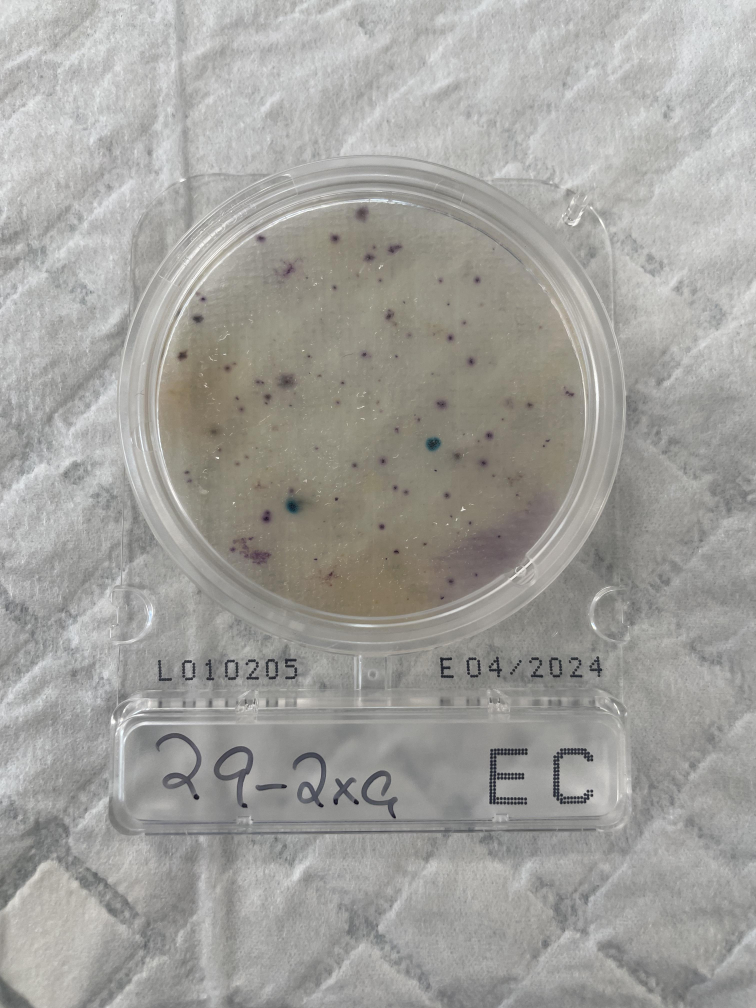
#> input picture COLONY_1.png, 3024 x 4032 px (shown at 1/4 size)
$ python circle.py
#> lines starting #> are read from the running program, lines starting #| are printed output that depends on the picture
import cv2
import numpy as np
from tkinter.filedialog import askopenfilename
import cv2 as cv


def create_circle():
    img = cv.imread(askopenfilename())
    img = cv.resize(img, (700, 900))
    print(f'Pre-crop dimensions: {img.shape}')
    img = img[250:610, 150:510]  ## assumption that all of the imaees are the same size
    img = cv.cvtColor(img, cv.COLOR_BGR2GRAY)
    gray = cv.medianBlur(img,5)
    #img = cv.resize(gray, (700, 900))


    ## creating a roi with cropped image

## detecting circles in picture

    rows = gray.shape[0]
    circles = cv.HoughCircles(img, cv.HOUGH_GRADIENT, 1, rows * 8, param1=100, param2=30, minRadius=0, maxRadius=400)

 ## drawing out the circles
    if circles is not None:
        circles = np.uint16(np.around(circles))
    for i in circles[0, :]:
        center = (i[0], i[1])
        # circle center
        cv.circle(img, center, 1, (0, 100, 100), 3)
        # circle outline
        radius = i[2]
        cv.circle(img, center, radius, (255, 0, 255), 3)
    img_source = 'Source'
    cv.namedWindow(img_source)
    cv.imshow(img_source, img)
    cv.waitKey(0)
    cv.destroyAllWindows()

## scaling issue --> need to make all image size the same

def scale_crop():
    img = cv.imread(askopenfilename())
#> the answer given: COLONY_1.png
#> img is the input picture: shape (4032, 3024, 3); mean B, G, R 156.5, 160.6, 161.6
    img = cv.resize(img, (700, 900))
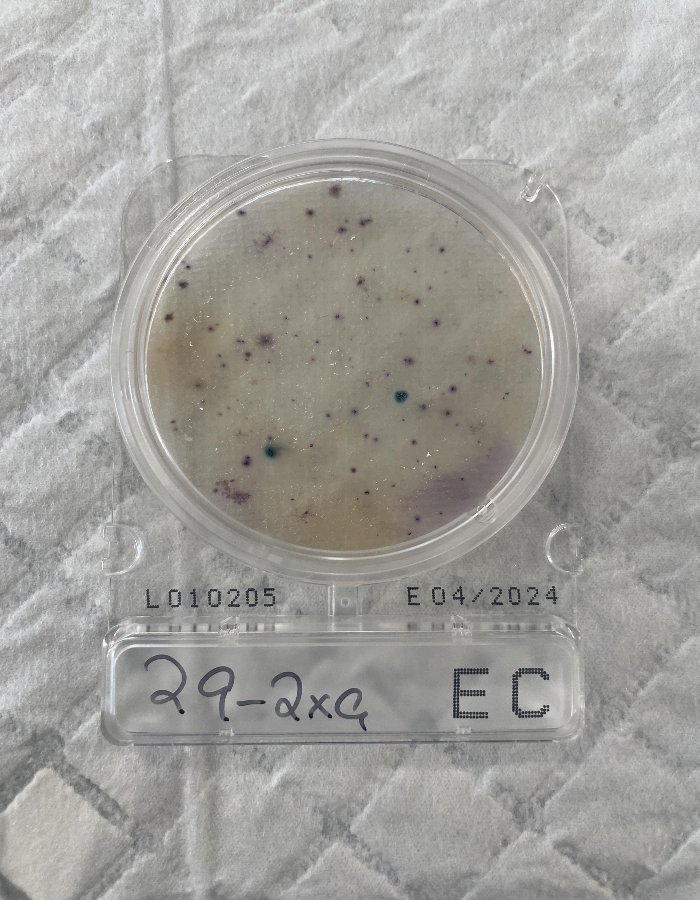
#> img: shape (900, 700, 3); mean B, G, R 156.4, 160.4, 161.5
    #print(f'Pre-crop dimensions: {img.shape}')
    #crop = img[250:610, 150:510] ## assumption that all of the imaees are the same size
    ## resize happens beforehand to 700x900
    ## ideal dims: [350 x 360], maybe keep it a square?
    #print(f'Post-crop dimensions: {crop.shape}')
    cv2.waitKey(0)
    cv.destroyAllWindows()


scale_crop()
def main():
    create_circle()
